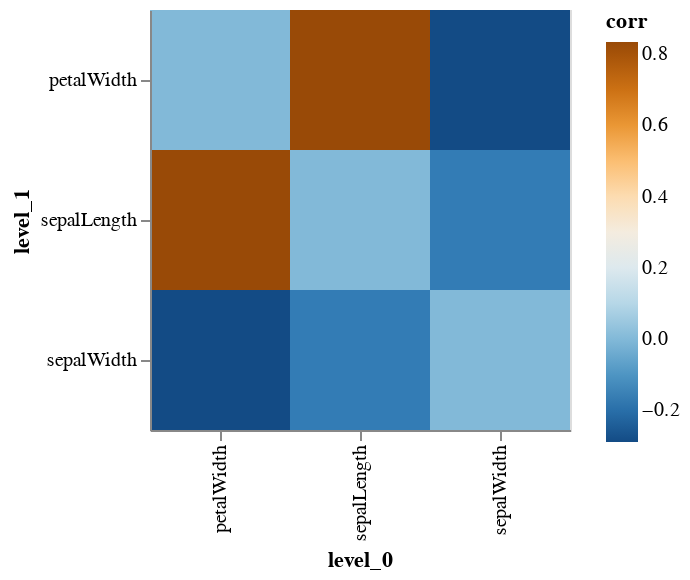

Source (notebook cell):
### Code cell
plot_width = 70*len(features)
plot_height = 70*len(features)

feature_df = df.loc[:,features]
corr_df = feature_df.corr('spearman').stack().reset_index(name='corr')
corr_df.loc[corr_df['corr'] == 1, 'corr'] = 0
corr_df['abs'] = corr_df['corr'].abs()
corr_plot = alt.Chart(corr_df).mark_rect().encode(
    x='level_0',
    y='level_1',
    size='abs',
    color=alt.Color('corr', scale=alt.Scale(scheme='blueorange'))
).properties(width=plot_width, height=plot_height)

corr_plot

### Figure 1 — Vega-Lite specification as saved in the notebook (floating-point values rounded to 4 significant figures)
{"config": {"view": {"continuousWidth": 400, "continuousHeight": 300}}, "data": {"name": "data-e4da1f706d2aad5dad6c26ad20558098"}, "mark": "rect", "encoding": {"color": {"type": "quantitative", "field": "corr", "scale": {"scheme": "blueorange"}}, "size": {"type": "quantitative", "field": "abs"}, "x": {"type": "nominal", "field": "level_0"}, "y": {"type": "nominal", "field": "level_1"}}, "height": 210, "width": 210, "$schema": "https://vega.github.io/schema/vega-lite/v4.8.1.json", "datasets": {"data-e4da1f706d2aad5dad6c26ad20558098": [{"level_0": "sepalLength", "level_1": "sepalLength", "corr": 0.0, "abs": 0.0}, {"level_0": "sepalLength", "level_1": "sepalWidth", "corr": -0.1668, "abs": 0.1668}, {"level_0": "sepalLength", "level_1": "petalWidth", "corr": 0.8343, "abs": 0.8343}, {"level_0": "sepalWidth", "level_1": "sepalLength", "corr": -0.1668, "abs": 0.1668}, {"level_0": "sepalWidth", "level_1": "sepalWidth", "corr": 0.0, "abs": 0.0}, {"level_0": "sepalWidth", "level_1": "petalWidth", "corr": -0.289, "abs": 0.289}, {"level_0": "petalWidth", "level_1": "sepalLength", "corr": 0.8343, "abs": 0.8343}, {"level_0": "petalWidth", "level_1": "sepalWidth", "corr": -0.289, "abs": 0.289}, {"level_0": "petalWidth", "level_1": "petalWidth", "corr": 0.0, "abs": 0.0}]}}
